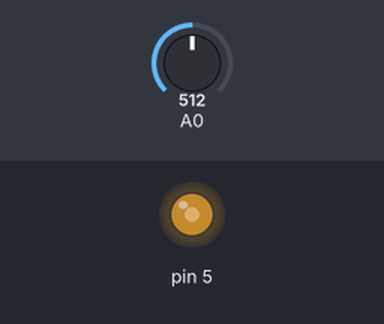
The sketch below on a simulated Arduino Uno, built with avr-gcc and run on an emulated ATmega328P. Parts: output pins drawn as LEDs (lit = HIGH). The inputs (shaded band) are chosen by the test bench; at power-on: A0 = 512.

Above: at 1.2 s.
1.3 s: A0 set to 716
At 2.5 s:
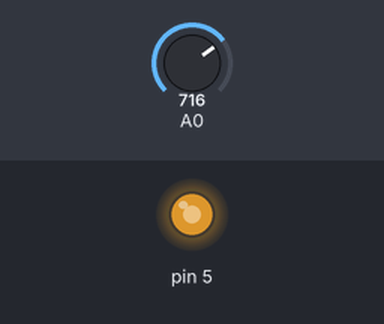
2.8 s: A0 set to 900
At 3.7 s:
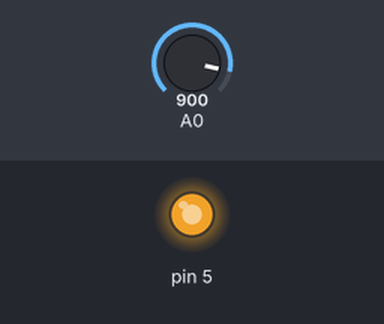
4.3 s: A0 set to 122
At 4.9 s:
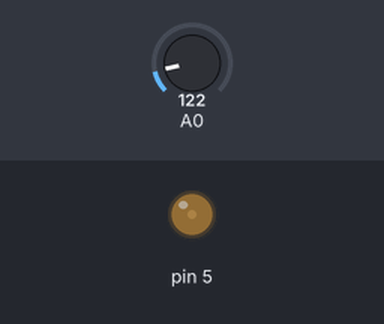
5.8 s: A0 set to 0
At 7.0 s:
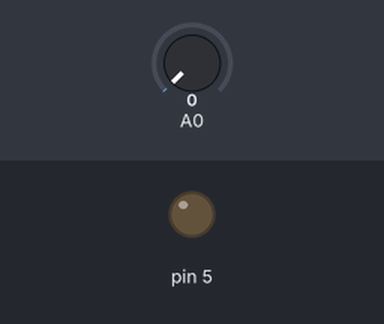
7.3 s: A0 set to 511
At 8.3 s:
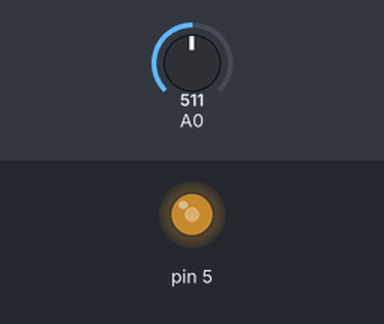
Timing chart, 0 to 9.8 s (numbered marks = the images above; inputs shaded):
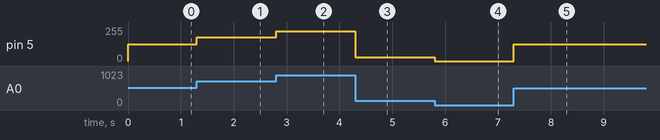

The sketch:

2G.ino
```cpp
void setup()
{
  pinMode( A0 ,  INPUT  );
  	pinMode( 5  , OUTPUT );

  	Serial.begin(9600);
}

void loop()
{

  int poten = analogRead( A0 );

  	int piezo = map( poten , 0 , 1023 , 0 , 255 );

analogWrite( 5 , piezo );


}
```

Measured:
- after the input at 1.3 s, pin 5: 127/255 → 178/255 at once
- after the input at 2.8 s, pin 5: 178/255 → 224/255 at once
- after the input at 4.3 s, pin 5: 224/255 → 30/255 at once
- after the input at 5.8 s, pin 5: 30/255 → 0/255 at once
- after the input at 7.3 s, pin 5: 0/255 → 127/255 at once
